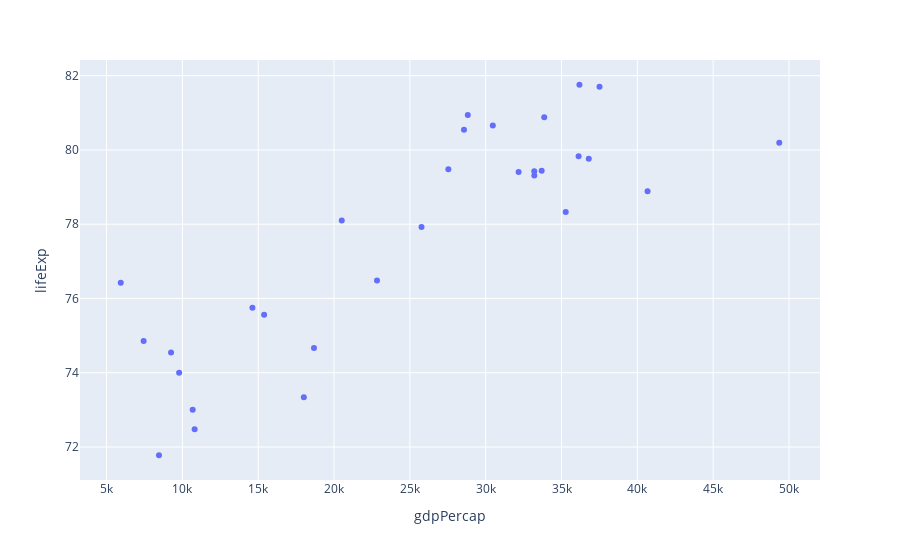

This figure's notebook cell:
### Code cell
fig.show()

### Figure 1 — Plotly figure (JSON) as saved in the notebook; plotly's stock layout.template omitted (floating-point values rounded to 4 significant figures)
{"data": [{"hovertemplate": "gdpPercap=%{x}<br>lifeExp=%{y}<extra></extra>", "legendgroup": "", "marker": {"color": "#636efa", "symbol": "circle"}, "mode": "markers", "name": "", "orientation": "v", "showlegend": false, "type": "scatter", "x": [5937.0, 36130.0, 33690.0, 7446.0, 10680.0, 14620.0, 22830.0, 35280.0, 33210.0, 30470.0, 32170.0, 27540.0, 18010.0, 36180.0, 40680.0, 28570.0, 9254.0, 36800.0, 49360.0, 15390.0, 20510.0, 10810.0, 9787.0, 18680.0, 25770.0, 28820.0, 33860.0, 37510.0, 8458.0, 33200.0], "xaxis": "x", "y": [76.42, 79.83, 79.44, 74.85, 73.0, 75.75, 76.49, 78.33, 79.31, 80.66, 79.41, 79.48, 73.34, 81.76, 78.89, 80.55, 74.54, 79.76, 80.2, 75.56, 78.1, 72.48, 74.0, 74.66, 77.93, 80.94, 80.88, 81.7, 71.78, 79.42], "yaxis": "y"}], "layout": {"autosize": true, "legend": {"tracegroupgap": 0}, "margin": {"t": 60}, "xaxis": {"anchor": "y", "autorange": true, "domain": [0, 1], "range": [3116.0, 52180.0], "title": {"text": "gdpPercap"}, "type": "linear"}, "yaxis": {"anchor": "x", "autorange": true, "domain": [0, 1], "range": [71.0, 82.53], "title": {"text": "lifeExp"}, "type": "linear"}}}
